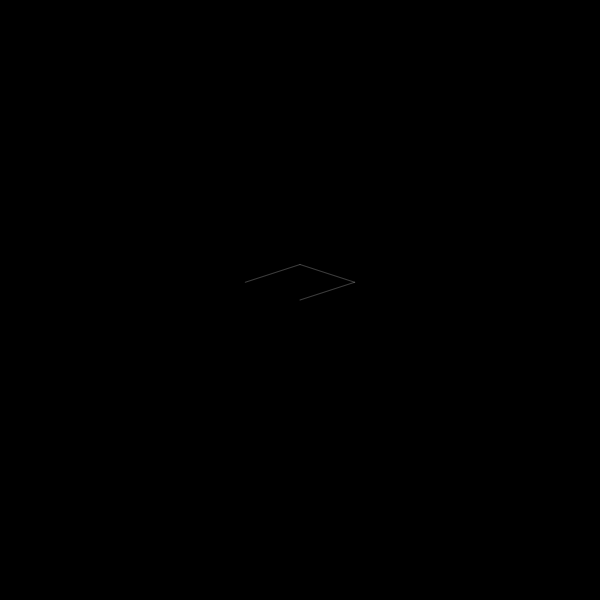
Frame 1 (no input)
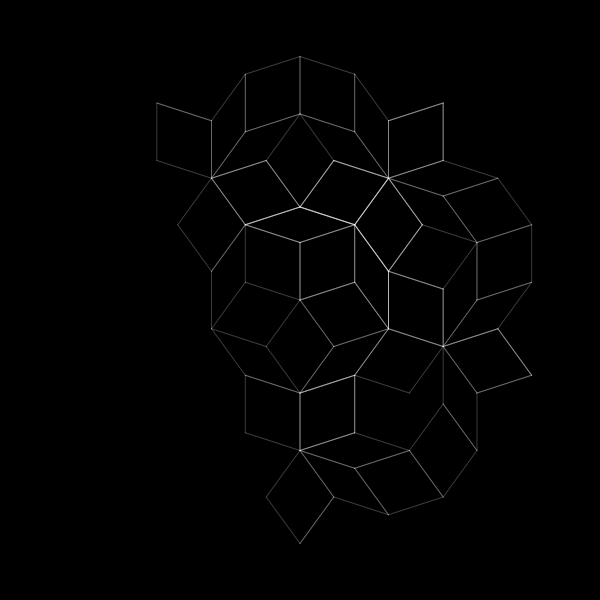
Frame 60 (no input)
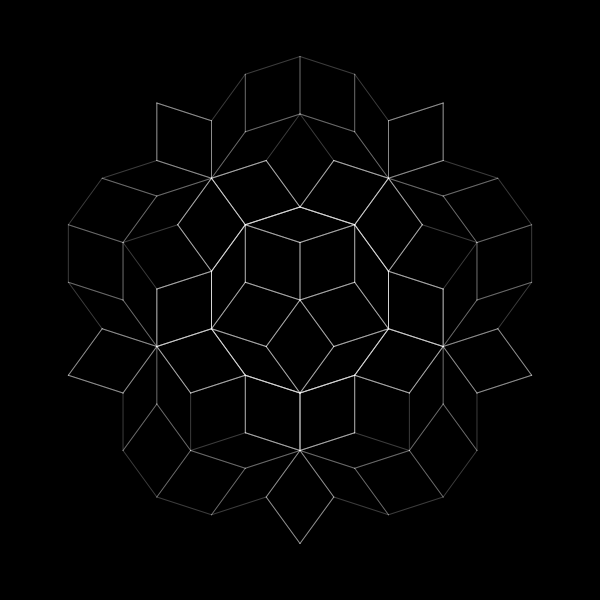
Frame 120 (the mouse pressed at the canvas centre since frame 60)

The p5.js sketch that drew these frames (run headless with seeded random() and noise() and a simulated clock; from frame 60 on, the mouse is pressed at the canvas centre):

// p5.js sketch
// ── sketch.js
let ds;



function setup() {
  createCanvas(600, 600);
  ds = new PenroseLSystem();
  //please, play around with the following line
  ds.simulate(3);
}

function draw() {
  background(0);
  ds.render();
}

function PenroseLSystem() {
    this.steps = 0;

   //these are axiom and rules for the penrose rhombus l-system
   //a reference would be cool, but I couldn't find a good one
    this.axiom = "[X]++[X]++[X]++[X]++[X]";
    this.ruleW = "YF++ZF----XF[-YF----WF]++";
    this.ruleX = "+YF--ZF[---WF--XF]+";
    this.ruleY = "-WF++XF[+++YF++ZF]-";
    this.ruleZ = "--YF++++WF[+ZF++++XF]--XF";

    //please play around with the following two lines
    this.startLength = 460.0;
    this.theta = TWO_PI / 10.0; //36 degrees, try TWO_PI / 6.0, ...
    this.reset();
}

PenroseLSystem.prototype.simulate = function (gen) {
  while (this.getAge() < gen) {
    this.iterate(this.production);
  }
}

PenroseLSystem.prototype.reset = function () {
    this.production = this.axiom;
    this.drawLength = this.startLength;
    this.generations = 0;
  }

PenroseLSystem.prototype.getAge = function () {
    return this.generations;
  }

//apply substitution rules to create new iteration of production string
PenroseLSystem.prototype.iterate = function() {
    let newProduction = "";

    for(let i=0; i < this.production.length; ++i) {
      let step = this.production.charAt(i);
      //if current character is 'W', replace current character
      //by corresponding rule
      if (step == 'W') {
        newProduction = newProduction + this.ruleW;
      }
      else if (step == 'X') {
        newProduction = newProduction + this.ruleX;
      }
      else if (step == 'Y') {
        newProduction = newProduction + this.ruleY;
      }
      else if (step == 'Z') {
        newProduction = newProduction + this.ruleZ;
      }
      else {
        //drop all 'F' characters, don't touch other
        //characters (i.e. '+', '-', '[', ']'
        if (step != 'F') {
          newProduction = newProduction + step;
        }
      }
    }

    this.drawLength = this.drawLength * 0.5;
    this.generations++;
    this.production = newProduction;
}

//convert production string to a turtle graphic
PenroseLSystem.prototype.render = function () {
    translate(width / 2, height / 2);

    this.steps += 20;
    if(this.steps > this.production.length) {
      this.steps = this.production.length;
    }

    for(let i=0; i<this.steps; ++i) {
      let step = this.production.charAt(i);

      //'W', 'X', 'Y', 'Z' symbols don't actually correspond to a turtle action
      if( step == 'F') {
        stroke(255, 60);
        for(let j=0; j < this.repeats; j++) {
          line(0, 0, 0, -this.drawLength);
          noFill();
          translate(0, -this.drawLength);
        }
        this.repeats = 1;
      }
      else if (step == '+') {
        rotate(this.theta);
      }
      else if (step == '-') {
        rotate(-this.theta);
      }
      else if (step == '[') {
        push();
      }
      else if (step == ']') {
        pop();
      }
    }
  }

// ── index.js
// Hmm I see you like looking at other's code ;)
